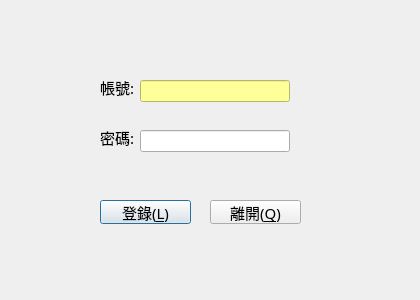
<?xml version="1.0" encoding="UTF-8"?>
<ui version="4.0">
 <class>Dialog</class>
 <widget class="QDialog" name="Dialog">
  <property name="windowModality">
   <enum>Qt::WindowModal</enum>
  </property>
  <property name="enabled">
   <bool>true</bool>
  </property>
  <property name="geometry">
   <rect>
    <x>0</x>
    <y>0</y>
    <width>420</width>
    <height>300</height>
   </rect>
  </property>
  <property name="sizePolicy">
   <sizepolicy hsizetype="Fixed" vsizetype="Fixed">
    <horstretch>0</horstretch>
    <verstretch>0</verstretch>
   </sizepolicy>
  </property>
  <property name="windowTitle">
   <string>Dialog</string>
  </property>
  <property name="sizeGripEnabled">
   <bool>false</bool>
  </property>
  <widget class="QLineEdit" name="vle_login">
   <property name="geometry">
    <rect>
     <x>140</x>
     <y>80</y>
     <width>150</width>
     <height>22</height>
    </rect>
   </property>
   <property name="sizePolicy">
    <sizepolicy hsizetype="Fixed" vsizetype="Fixed">
     <horstretch>0</horstretch>
     <verstretch>0</verstretch>
    </sizepolicy>
   </property>
   <property name="font">
    <font>
     <family>新細明體</family>
     <pointsize>11</pointsize>
    </font>
   </property>
   <property name="styleSheet">
    <string notr="true">background-color: rgb(255, 255, 153);</string>
   </property>
   <property name="inputMask">
    <string/>
   </property>
   <property name="frame">
    <bool>true</bool>
   </property>
  </widget>
  <widget class="QLabel" name="vl_login">
   <property name="geometry">
    <rect>
     <x>100</x>
     <y>70</y>
     <width>41</width>
     <height>34</height>
    </rect>
   </property>
   <property name="font">
    <font>
     <family>新細明體</family>
     <pointsize>11</pointsize>
    </font>
   </property>
   <property name="text">
    <string>帳號:</string>
   </property>
  </widget>
  <widget class="QLabel" name="vl_paswd">
   <property name="geometry">
    <rect>
     <x>100</x>
     <y>120</y>
     <width>41</width>
     <height>34</height>
    </rect>
   </property>
   <property name="font">
    <font>
     <family>新細明體</family>
     <pointsize>11</pointsize>
    </font>
   </property>
   <property name="text">
    <string>密碼:</string>
   </property>
  </widget>
  <widget class="QLineEdit" name="vle_paswd">
   <property name="geometry">
    <rect>
     <x>140</x>
     <y>130</y>
     <width>150</width>
     <height>22</height>
    </rect>
   </property>
   <property name="sizePolicy">
    <sizepolicy hsizetype="Fixed" vsizetype="Fixed">
     <horstretch>0</horstretch>
     <verstretch>0</verstretch>
    </sizepolicy>
   </property>
   <property name="font">
    <font>
     <family>新細明體</family>
     <pointsize>11</pointsize>
    </font>
   </property>
   <property name="inputMask">
    <string/>
   </property>
   <property name="echoMode">
    <enum>QLineEdit::Password</enum>
   </property>
  </widget>
  <widget class="QPushButton" name="vPB_login_ok">
   <property name="geometry">
    <rect>
     <x>100</x>
     <y>200</y>
     <width>91</width>
     <height>24</height>
    </rect>
   </property>
   <property name="minimumSize">
    <size>
     <width>0</width>
     <height>0</height>
    </size>
   </property>
   <property name="font">
    <font>
     <family>新細明體</family>
     <pointsize>11</pointsize>
    </font>
   </property>
   <property name="text">
    <string>登錄(&amp;L)</string>
   </property>
  </widget>
  <widget class="QPushButton" name="vPB_login_Cancel">
   <property name="geometry">
    <rect>
     <x>210</x>
     <y>200</y>
     <width>91</width>
     <height>24</height>
    </rect>
   </property>
   <property name="sizePolicy">
    <sizepolicy hsizetype="Minimum" vsizetype="Fixed">
     <horstretch>0</horstretch>
     <verstretch>0</verstretch>
    </sizepolicy>
   </property>
   <property name="font">
    <font>
     <family>新細明體</family>
     <pointsize>11</pointsize>
    </font>
   </property>
   <property name="text">
    <string>離開(&amp;Q)</string>
   </property>
  </widget>
 </widget>
 <resources/>
 <connections>
  <connection>
   <sender>vPB_login_ok</sender>
   <signal>clicked()</signal>
   <receiver>Dialog</receiver>
   <slot>accept()</slot>
   <hints>
    <hint type="sourcelabel">
     <x>288</x>
     <y>258</y>
    </hint>
    <hint type="destinationlabel">
     <x>96</x>
     <y>254</y>
    </hint>
   </hints>
  </connection>
  <connection>
   <sender>vPB_login_Cancel</sender>
   <signal>clicked()</signal>
   <receiver>Dialog</receiver>
   <slot>close()</slot>
   <hints>
    <hint type="sourcelabel">
     <x>339</x>
     <y>262</y>
    </hint>
    <hint type="destinationlabel">
     <x>366</x>
     <y>190</y>
    </hint>
   </hints>
  </connection>
  <connection>
   <sender>vPB_login_Cancel</sender>
   <signal>clicked()</signal>
   <receiver>Dialog</receiver>
   <slot>reject()</slot>
   <hints>
    <hint type="sourcelabel">
     <x>369</x>
     <y>258</y>
    </hint>
    <hint type="destinationlabel">
     <x>179</x>
     <y>282</y>
    </hint>
   </hints>
  </connection>
 </connections>
</ui>
